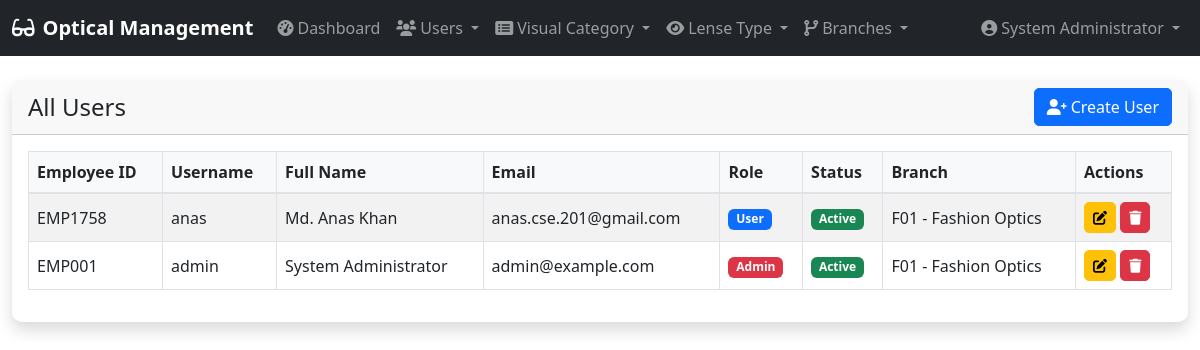
The page /admin/users.php (signed in) on the database its author committed.
### tables this page shows
CREATE TABLE `users` (
  `id` int(11) NOT NULL,
  `employee_id` varchar(50) NOT NULL,
  `username` varchar(100) NOT NULL,
  `full_name` varchar(255) NOT NULL,
  `email` varchar(255) NOT NULL,
  `password` varchar(255) NOT NULL,
  `role` enum('admin','user') DEFAULT 'user',
  `status` enum('active','inactive') DEFAULT 'active',
  `branch_id` varchar(20) DEFAULT NULL,
  `created_at` timestamp NOT NULL DEFAULT current_timestamp()
);

CREATE TABLE `branches` (
  `id` int(11) NOT NULL,
  `branch_id` varchar(20) NOT NULL,
  `branch_name` varchar(255) NOT NULL,
  `created_at` timestamp NOT NULL DEFAULT current_timestamp()
);

### admin/users.php (the view, shortened to what this page needs)
<?php
include '../includes/config.php';
$action = isset($_GET['action']) ? $_GET['action'] : 'list';
include '../includes/header.php';
include '../includes/navbar.php';
?>
<div class="container-fluid mt-4">
    <?php if ($action == 'create' || $action == 'edit'): ?>
        <div class="row">
            <div class="col-12">
                <div class="card shadow">
                    <div class="card-header">
                        <h4 class="mb-0"><?php echo $action == 'create' ? 'Create New User' : 'Edit User'; ?></h4>
                    </div>
                    <div class="card-body">
                        <form method="POST" action="">
                            <?php if ($action == 'edit'): ?>
                                <?php
                                $id = $_GET['id'];
                                $stmt = $pdo->prepare("SELECT * FROM users WHERE id = ?");
                                $stmt->execute([$id]);
                                $user = $stmt->fetch();
                                ?>
                                <input type="hidden" name="id" value="<?php echo $user['id']; ?>">
                            <?php endif; ?>
                            <div class="row">
                                <div class="col-md-6 mb-3">
                                    <label for="employee_id" class="form-label">Employee ID</label>
                                    <input type="text" class="form-control" id="employee_id" name="employee_id"
                                           value="<?php echo $action == 'edit' ? $user['employee_id'] : ''; ?>" required>
                                </div>
                                <div class="col-md-6 mb-3">
                                    <label for="username" class="form-label">Username</label>
                                    <input type="text" class="form-control" id="username" name="username"
                                           value="<?php echo $action == 'edit' ? $user['username'] : ''; ?>" required>
                                </div>
                            </div>
                            <div class="row">
                                <div class="col-md-6 mb-3">
                                    <label for="full_name" class="form-label">Full Name</label>
                                    <input type="text" class="form-control" id="full_name" name="full_name"
                                           value="<?php echo $action == 'edit' ? $user['full_name'] : ''; ?>" required>
                                </div>
                                <div class="col-md-6 mb-3">
                                    <label for="email" class="form-label">Email</label>
                                    <input type="email" class="form-control" id="email" name="email"
                                           value="<?php echo $action == 'edit' ? $user['email'] : ''; ?>" required>
                                </div>
                            </div>
                            <div class="row">
                                <div class="col-md-6 mb-3">
                                    <label for="password" class="form-label">
                                        Password <?php if ($action == 'edit'): ?><small class="text-muted">(Leave blank to keep current password)</small><?php endif; ?>
                                    </label>
                                    <input type="password" class="form-control" id="password" name="password"
                                           <?php echo $action == 'create' ? 'required' : ''; ?>>
                                </div>
                                <div class="col-md-6 mb-3">
                                    <label for="branch_id" class="form-label">Branch</label>
                                    <select class="form-select" id="branch_id" name="branch_id" required>
                                        <option value="">Select Branch</option>
                                        <?php
                                        $branches = $pdo->query("SELECT * FROM branches")->fetchAll();
                                        foreach ($branches as $branch): ?>
                                            <option value="<?php echo $branch['id']; ?>"
                                                <?php if ($action == 'edit' && $user['branch_id'] == $branch['id']) echo 'selected'; ?>>
                                                <?php echo $branch['branch_id'] . ' - ' . $branch['branch_name']; ?>
                                            </option>
                                        <?php endforeach; ?>
                                    </select>
                                </div>
                            </div>
                            <div class="row">
                                <div class="col-md-6 mb-3">
                                    <label for="role" class="form-label">Role</label>
                                    <select class="form-select" id="role" name="role" required>
                                        <option value="user" <?php if ($action == 'edit' && $user['role'] == 'user') echo 'selected'; ?>>User</option>
                                        <option value="admin" <?php if ($action == 'edit' && $user['role'] == 'admin') echo 'selected'; ?>>Admin</option>
                                    </select>
                                </div>
                                <div class="col-md-6 mb-3">
                                    <label for="status" class="form-label">Status</label>
                                    <select class="form-select" id="status" name="status" required>
                                        <option value="active" <?php if ($action == 'edit' && $user['status'] == 'active') echo 'selected'; ?>>Active</option>
                                        <option value="inactive" <?php if ($action == 'edit' && $user['status'] == 'inactive') echo 'selected'; ?>>Inactive</option>
                                    </select>
                                </div>
                            </div>
                            <div class="mt-4">
                                <button type="submit" class="btn btn-primary"><?php echo $action == 'create' ? 'Create User' : 'Update User'; ?></button>
                                <a href="users.php" class="btn btn-secondary">Cancel</a>
                            </div>
                        </form>
                    </div>
                </div>
            </div>
        </div>
    <?php else: ?>
        <div class="row">
            <div class="col-12">
                <div class="card shadow">
                    <div class="card-header d-flex justify-content-between align-items-center">
                        <h4 class="mb-0">All Users</h4>
                        <a href="users.php?action=create" class="btn btn-primary">
                            <i class="fas fa-user-plus me-1"></i>Create User
                        </a>
                    </div>
                    <div class="card-body">
                        <div class="table-responsive">
                            <table class="table table-striped table-bordered" id="usersTable">
                                <thead>
                                    <tr>
                                        <th>Employee ID</th>
                                        <th>Username</th>
                                        <th>Full Name</th>
                                        <th>Email</th>
                                        <th>Role</th>
                                        <th>Status</th>
                                        <th>Branch</th>
                                        <th>Actions</th>
                                    </tr>
                                </thead>
                                <tbody>
                                    <?php
                                    $stmt = $pdo->query("
                                        SELECT u.*, b.branch_id, b.branch_name
                                        FROM users u
                                        LEFT JOIN branches b ON u.branch_id = b.id
                                        ORDER BY u.created_at DESC
                                    ");
                                    $users = $stmt->fetchAll();
                                    foreach ($users as $user): ?>
                                        <tr>
                                            <td><?php echo $user['employee_id']; ?></td>
                                            <td><?php echo $user['username']; ?></td>
                                            <td><?php echo $user['full_name']; ?></td>
                                            <td><?php echo $user['email']; ?></td>
                                            <td>
                                                <span class="badge <?php echo $user['role'] == 'admin' ? 'bg-danger' : 'bg-primary'; ?>">
                                                    <?php echo ucfirst($user['role']); ?>
                                                </span>
                                            </td>
                                            <td>
                                                <span class="badge <?php echo $user['status'] == 'active' ? 'bg-success' : 'bg-secondary'; ?>">
                                                    <?php echo ucfirst($user['status']); ?>
                                                </span>
                                            </td>
                                            <td><?php echo $user['branch_id'] . ' - ' . $user['branch_name']; ?></td>
                                            <td>
                                                <a href="users.php?action=edit&id=<?php echo $user['id']; ?>" class="btn btn-sm btn-warning">
                                                    <i class="fas fa-edit"></i>
                                                </a>
                                                <button type="button" class="btn btn-sm btn-danger" data-bs-toggle="modal"
                                                        data-bs-target="#deleteModal<?php echo $user['id']; ?>">
                                                    <i class="fas fa-trash"></i>
                                                </button>
                                            </td>
                                        </tr>
                                    <?php endforeach; ?>
                                </tbody>
                            </table>
                        </div>
                    </div>
                </div>
            </div>
        </div>
    <?php endif; ?>
</div>
<?php include '../includes/footer.php'; ?>

### assets/css/style.css (style rules this page uses)
.card { border: none; border-radius: 10px; }
.card-header { border-radius: 10px 10px 0 0 !important; }
.btn { border-radius: 5px; }
.table th { border-top: none; font-weight: 600; }
.table th { background-color: #f8f9fa; border-bottom: 2px solid #dee2e6; }
.table td { vertical-align: middle; }
.badge { font-size: 0.75em; }
.card { transition: transform 0.2s ease-in-out, box-shadow 0.2s ease-in-out; }
.btn { transition: all 0.2s ease-in-out; }

### rows shown on the page
users: employee "EMP1758", username "anas", full_name "Md. Anas Khan", email "anas.cse.201@gmail.com", role "User", status "Active", branch.branch_id "F01", branch.branch_name "Fashion Optics"
users: employee "EMP001", username "admin", full_name "System Administrator", email "admin@example.com", role "Admin", status "Active", branch.branch_id "F01", branch.branch_name "Fashion Optics"

### other values the page prints
$_SESSION['full_name'] "System Administrator"
